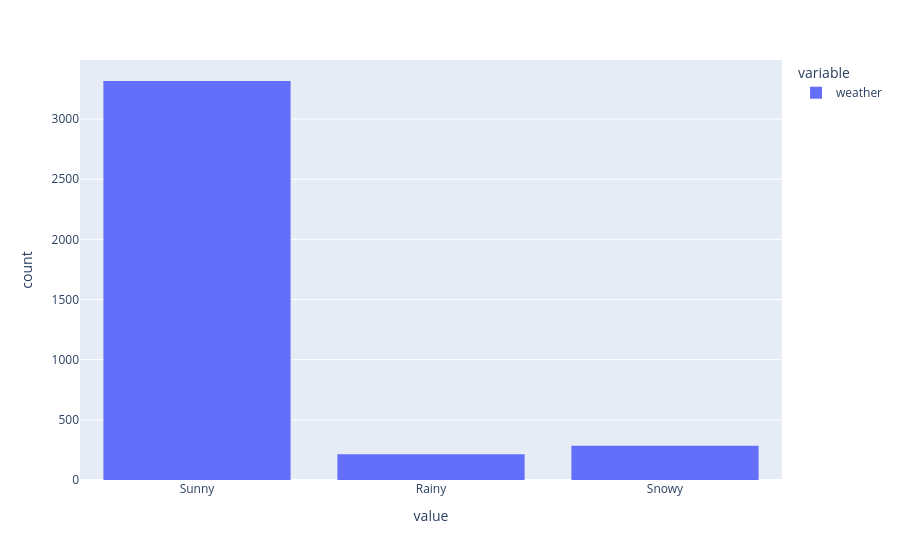

The code cell stored with this chart in its notebook:
### Code cell
# Get an idea of the weather data distribution
px.histogram(data.query('coupon=="Coffee House"')["weather"])

### Figure 1 — Plotly figure (JSON) as saved in the notebook; plotly's stock layout.template omitted (floating-point values rounded to 4 significant figures; data arrays with more than 128 entries replaced by an {"elided": "..."} marker saying what was removed)
{"data": [{"bingroup": "x", "hovertemplate": "variable=weather<br>value=%{x}<br>count=%{y}<extra></extra>", "legendgroup": "weather", "marker": {"color": "#636efa", "pattern": {"shape": ""}}, "name": "weather", "orientation": "v", "showlegend": true, "type": "histogram", "x": {"elided": "3816 str values"}, "xaxis": "x", "yaxis": "y"}], "layout": {"barmode": "relative", "legend": {"title": {"text": "variable"}, "tracegroupgap": 0}, "margin": {"t": 60}, "xaxis": {"anchor": "y", "domain": [0, 1], "title": {"text": "value"}}, "yaxis": {"anchor": "x", "domain": [0, 1], "title": {"text": "count"}}}}
